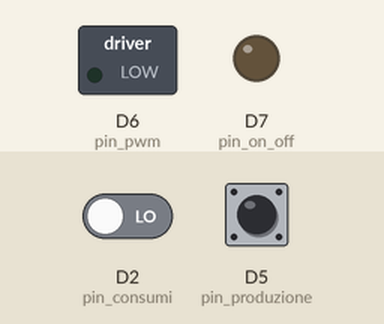
This sketch was run on a simulated ESP8266 (Wemos D1 mini). Parts: switched loads named in the sketch (green lamp = pin HIGH), output pins drawn as LEDs (lit = HIGH). The inputs (shaded band) are chosen by the test bench; at power-on: D5 (pin_produzione) LOW, D2 (pin_consumi) LOW. WiFi joins after 1.5 s; servers stay silent unless stated.

Above: at 3.0 s.
3.1 s: D5 (pin_produzione) driven HIGH
At 4.1 s:
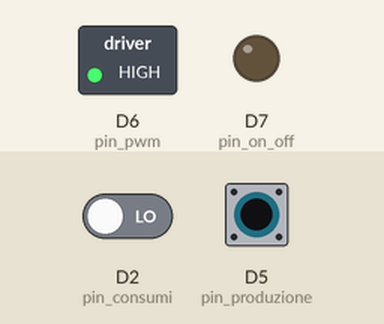
6.1 s: D2 (pin_consumi) driven HIGH
At 7.5 s:
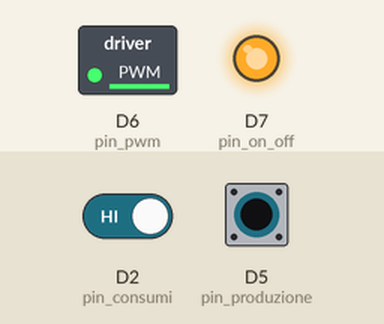
9.1 s: D5 (pin_produzione) pulsed LOW 2 times (0.12 s each, 0.3 s apart)
12.1 s: D2 (pin_consumi) driven LOW
15.1 s: D5 (pin_produzione) driven LOW
At 15.1 s:
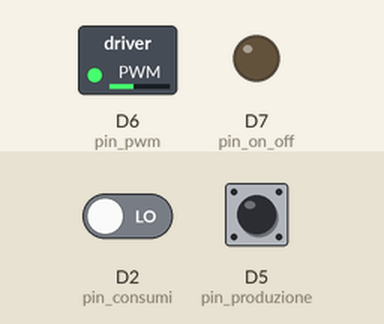
Timing chart, 0 to 17.6 s (numbered marks = the images above; inputs shaded):
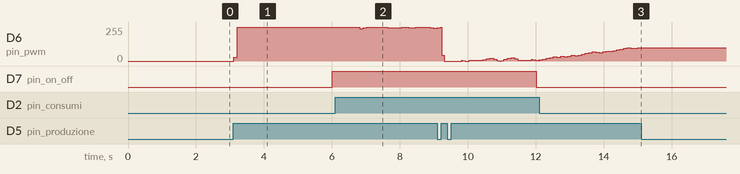

The sketch:

ARCHIMEDE_WiFi_Wemos_D1_r2_autoconsumo.ino
```cpp
// ARCHIMEDE WiFi Wemos D1 autoconsumo Ver. 1.0 del 18/01/2018
// Video YouTube: https://yotu.be/gsHxTfW92mU
/*************************************************************
    Occorre caricare nello smartphone l'APP Blynk
    Scheda: Wemos D1 r2 o Wemos D1 (Retired)
    Downloads, docs, tutorials: http://www.blynk.cc
    Sketch generator:           http://examples.blynk.cc
    Blynk community:            http://community.blynk.cc
    Follow us:                  http://www.fb.com/blynkapp
                                http://twitter.com/blynk_app
    Vedi anche: http://www.maffucci.it/tag/wemos-d1-mini/
*/
// 1) SI PUO' UTILIZZARE LA SCHEDA WEMOS D1 r1 (Retired) OPPURE LA WEMOS D1 r2, OCCORRE PERO' MODIFICARE I PIN DI ALLACCIO COME INDICATO:
// 2) LA SCHEDA VA AGGIORNATA CON LE 4 RESISTENZE DI INTERFACCIA CON I CONTATORI DIGITALI (ESCLUSE NELLA VERSIONE SIMULATORE):
// 3) SI PUO' UTILIZZARE QUESTO SOFTWARE IN VERSIONE SIMULATORE PER CONTROLLARE IL CORRETTO FUNZIONAMENTO DELLE USCITE PWM AL VARIARE DI PRODUZIONE E CONSUMI:
// 4) PER AVERE LE USCITE PWM A 5 VOLT OCCORRE INSERIRE SULLA MILLEFORI IL SEMPLICE CIRCUITO ILLUSTRATO NEL VIDEO YOUTUBE (1 BC 107 + 3 RESISTENZE):
// 5) L'USCITA ON/OFF NON E' FRAZIONABILE, E' PRIORITARIA E VIENE USATA PER CARICHI QUALI POMPE DI CALORE E UTENZE A MOTORE;
// 6) L'USCITA PWM (PER CARICHI RESISTIVI)CONSENTE DI FRAZIONARE LA POTENZA, CONSENTE CIOE' DI UTILIZZARE QUALUNQUE WATT DI SURPLUS INSISTE DI MOMENTO IN MOMENTO:
// 7) SULLE USCITE COLLOCARE 2 LED DI CONTROLLO, OPPURE 2 RELE' A STATO SOLIDO CHE HANNO UN LED INCORPORATO (SI ILLUMINA QUANDO E' ATTIVATO).

#define BLYNK_PRINT Serial
#include <ESP8266WiFi.h>
#include <BlynkSimpleEsp8266.h>
//
// Inserire la  "Auth Token" fornita nella Blynk App:
char auth[] = "6965203afc09952ac3644e7a5d3f40f9";                  // Archimede contawatt:
//
// inserire i dati del modem:
const char* ssid = "EOLO - FRITZ!Box HC";                      // sostituire con i dati del proprio router/modem:
const char* password = "13462315761458132670";                 // sostituire con la password del proprio router/modem:
//
int pinV1valore = 0;
int pinV2valore = 0;
int pinV3valore = 0;
int pinV4valore = 0;
//
// int pin_consumi = D3;         // valido per WEMOS D1 R1 - GPIO5:
// int pin_produzione = D4;      // valido per WEMOS D1 R1 - GPIO4:
int pin_consumi = D2;         // valido per WEMOS D1 R2 - GPIO04:
int pin_produzione = D5;      // valido per WEMOS D1 R2 - GPIO14:
//
// int pin_on_off = D11;         // valido per WEMOS D1 R1 - GPIO13:
// int pin_pwm = D12;      // valido per WEMOS D1 R1 - GPIO12:
int pin_on_off = D7;         // valido per WEMOS D1 R2 - GPIO13:
int pin_pwm = D6;      // valido per WEMOS D1 R2 - GPIO12:
//
int watt_pdc = 300;         // potenza nominale pompa di calore:
int watt_boiler = 500;      // potenza resistenza di carico variabile:
unsigned long consumo_boiler = 0;
unsigned long consumo_pdc = 0;
int potenza_watt_consumi = 0;
int consumi_lettura1 = 0;
int consumi_lettura2 = 0;
int consumi_lettura3 = 0;
int potenza_watt_produzione = 0;
int buttonState_consumi = 0;
int buttonState_produzione = 0;
int ciclopwm = 0;
int ciclopwm12 = 0;
int aumento = 0;
int surplus = 0;
unsigned long timer_rele_nuovo = 0;
unsigned long timer_rele_vecchio = 0;
int rele_on_off = 0;          // è uguale a LOW:
unsigned long corrente_millis_consumi = 0;
unsigned long vecchio_millis_consumi = 0;
unsigned long tempo_trascorso_consumi = 0;
unsigned long corrente_millis_produzione = 0;
unsigned long vecchio_millis_produzione = 0;
unsigned long tempo_trascorso_produzione = 0;
unsigned long tempo_ultima_lettura_consumi = 0;
unsigned long tempo_ultima_lettura_produzione = 0;
unsigned long tempo_adesso = 0;
int conta = 100;
int modifica_rilevazioni = 0;
//
BlynkTimer timer;
//
void myTimerEvent()
//
{
  //
  Blynk.virtualWrite(V1, pinV1valore);    // produzione
  Blynk.virtualWrite(V2, pinV2valore);    // consumi
  Blynk.virtualWrite(V3, pinV3valore);    // conta
  Blynk.virtualWrite(V4, pinV4valore);    // surplus
}
//
void setup()
{
  // Debug console
  Serial.begin(9600);
  //
  Blynk.begin(auth, ssid, password);
  timer.setInterval(1000L, myTimerEvent);
  //
  // pinMode(D11, OUTPUT);   // valido per D1 r1 - GPIO13:
  // pinMode(D12, OUTPUT);   // valido per D1 r1 - GPIO12:
  pinMode(D7, OUTPUT);   // valido per D1 r2 - GPIO13 - PIEDINO 10:
  pinMode(D6, OUTPUT);   // valido per D1 r2 - GPIO12 - PIEDINO 9:
  // pinMode(D3, INPUT);   // valido per D1 r1 - GPIO5:
  // pinMode(D4, INPUT);   // valido per D1 r1 - GPIO4:
  pinMode(D5, INPUT);   // valido per D1 r2 - GPIO14 - PIEDINO 8:
  pinMode(D2, INPUT);   // valido per D1 r2 - GPIO4 . PIEDINO 5:
}
void loop()
{
  delay(10);
  Blynk.run();
  timer.run(); // Initiates BlynkTimer
  //
  conta = conta + 10;
  if (conta > 10100) conta = 0;
  //
  tempo_adesso = millis();
  //
  if (tempo_adesso > tempo_ultima_lettura_consumi + 100)         // bisogna che siano passati almeno 100 millisecondi da ultima lettura:
  {

    buttonState_consumi = digitalRead(pin_consumi);
    if (buttonState_consumi == 1)   // cioè HIGH:
    {
      tempo_ultima_lettura_consumi = tempo_adesso;
      corrente_millis_consumi = tempo_adesso;
      tempo_trascorso_consumi = (corrente_millis_consumi - vecchio_millis_consumi);
      vecchio_millis_consumi = corrente_millis_consumi;
      modifica_rilevazioni = 1;
      // riga sottostante da togliere, per versione simulatore:
     potenza_watt_consumi = 1000000 / tempo_trascorso_consumi * 36 / 32;       // da modificare con contatori diversi da 3200 impulsi:
     consumi_lettura3 = consumi_lettura2;
     consumi_lettura2 = consumi_lettura1;
     consumi_lettura1 = potenza_watt_consumi;
     potenza_watt_consumi = (consumi_lettura1 + consumi_lettura2 + consumi_lettura3) / 3;
    }
  }
  //
  if (tempo_adesso > tempo_ultima_lettura_produzione + 100)         // bisogna che siano passati almeno 100 millisecondi da ultima lettura:
  {
    buttonState_produzione = digitalRead(pin_produzione);
    if (buttonState_produzione == 1)   // cioè HIGH:
    {
      tempo_ultima_lettura_produzione = tempo_adesso;
      corrente_millis_produzione = tempo_adesso;
      tempo_trascorso_produzione = (corrente_millis_produzione - vecchio_millis_produzione);
      vecchio_millis_produzione = corrente_millis_produzione;
      modifica_rilevazioni = 1;
      // riga sottostante da togliere, per versione simulatore:
      potenza_watt_produzione = 1000000 / tempo_trascorso_produzione * 36 / 32;           // da modificare con contatori diversi da 3200 impulsi:
    }
  }
  //
  // attivazione relè a stato solido con priorita rele ON OFF ***********POMPA DI CALORE********************************************
  // if (tempo_adesso > timer_rele_vecchio + 300000)     // sono passati 5 minuti:
  if (tempo_adesso > timer_rele_vecchio + 6000)     // sono passati 10 secondi, solo per prova, i motori hanno uno spunto di consumo:
  {
    timer_rele_vecchio = tempo_adesso;
    if (rele_on_off == 0 && potenza_watt_produzione > (potenza_watt_consumi + watt_pdc - consumo_boiler))     // il relè ON-OFF si attiva solo quando c'è un surplus di 300 watt:
    {
      rele_on_off = 1;     // HIGH:
      analogWrite(pin_on_off, 1023);     // valido per entrambe le versioni:
        consumo_pdc = watt_pdc;
        }
    if (rele_on_off == 1 && potenza_watt_produzione < potenza_watt_consumi)
    {
      rele_on_off = 0;     // LOW:
      analogWrite(pin_on_off, 0);     // valido per entrambe le versioni:
        consumo_pdc = 0;
    }
  }
  // fine attivazione relè a stato solido ON_OFF ************************ POMPA DI CALORE****************************************:
  //
  // attivazione relè a statosolido gestito PWM, cioè con carichi frazionali***BOILER********************************************:
  if (modifica_rilevazioni == 1)
  {
    if (potenza_watt_produzione > potenza_watt_consumi)
    {
      aumento = (potenza_watt_produzione - potenza_watt_consumi) * 1024 / 3000;
      ciclopwm12 = ciclopwm12 + aumento;
    }
    else
    {
      aumento = (potenza_watt_consumi - potenza_watt_produzione) * 1024 / 3000;
      ciclopwm12 = ciclopwm12 - aumento;
    }
    if (ciclopwm12 > 1023) ciclopwm12 = 1023;
    if (ciclopwm12 < 0) ciclopwm12 = 0;
    // analogWrite(D12, ciclopwm12);     // valido per r1:
    //analogWrite(D6, ciclopwm12);     // valido per r2:
    analogWrite(pin_pwm, ciclopwm12);     // valido per entrambe le versioni:
    modifica_rilevazioni = 0;
  }
  //
  // fine attivazione uscita PWM per relè a stato solido *************************************************************************:
  //
  surplus = potenza_watt_produzione - potenza_watt_consumi;
  //
  pinV1valore = potenza_watt_produzione;
  pinV2valore = potenza_watt_consumi;
  //
  // pinV3valore = conta / 10;
  pinV3valore = ciclopwm12;
  pinV4valore = surplus;
  //
  //
}
//FINE ARCHIMEDE WEMOS D1 autoconsumo
```

Measured:
- after the input at 3.1 s, D6 (pin_pwm): 0/255 → 30/255 at once, → 255/255 0.10 s later; D7 (pin_on_off): LOW → HIGH after 2.9 s
- after the input at 6.1 s, D6 (pin_pwm): 255/255 → 243/255 after 0.72 s, → 249/255 0.10 s later, → 254/255 0.10 s later, → 249/255 0.62 s later, … (14 changes in this stretch)
- after the input at 9.1 s, D7 (pin_on_off): HIGH → LOW after 2.9 s
- after the input at 15.1 s, D6 (pin_pwm): stops changing and stays 100/255
